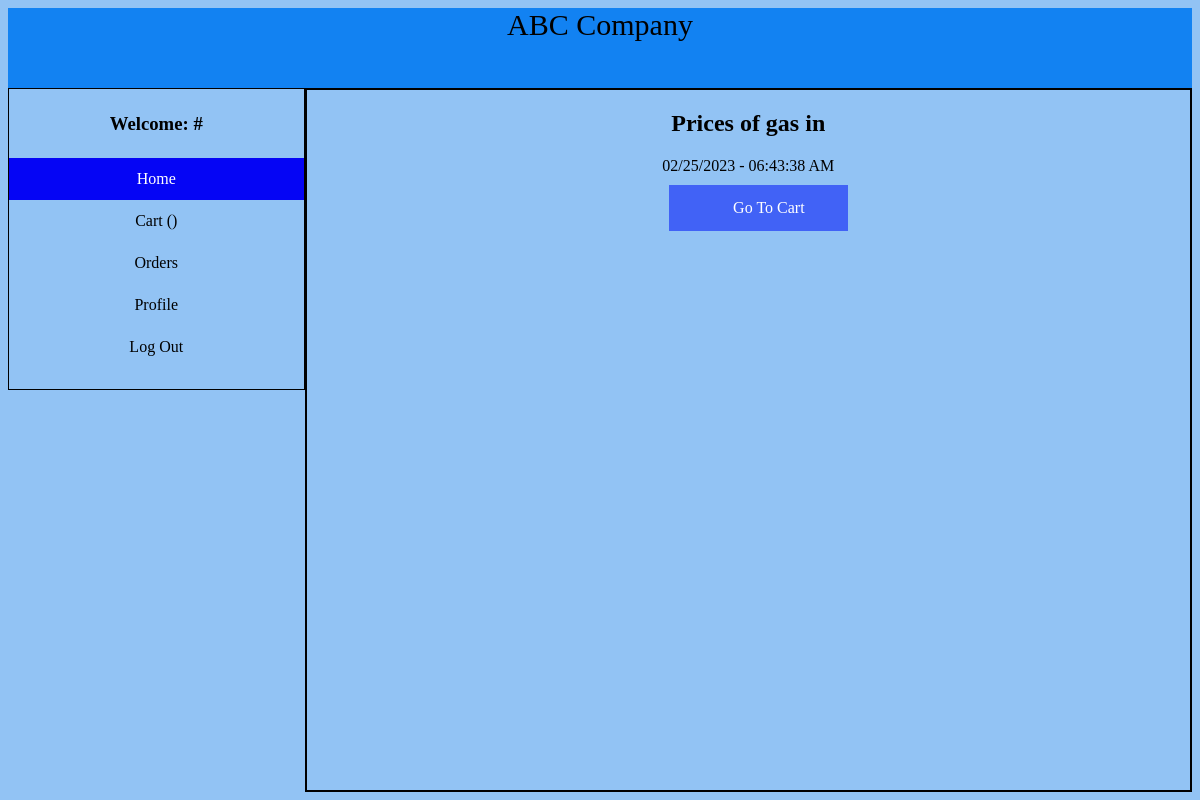
/dashboard.php, run on an earlier commit of the app's database.
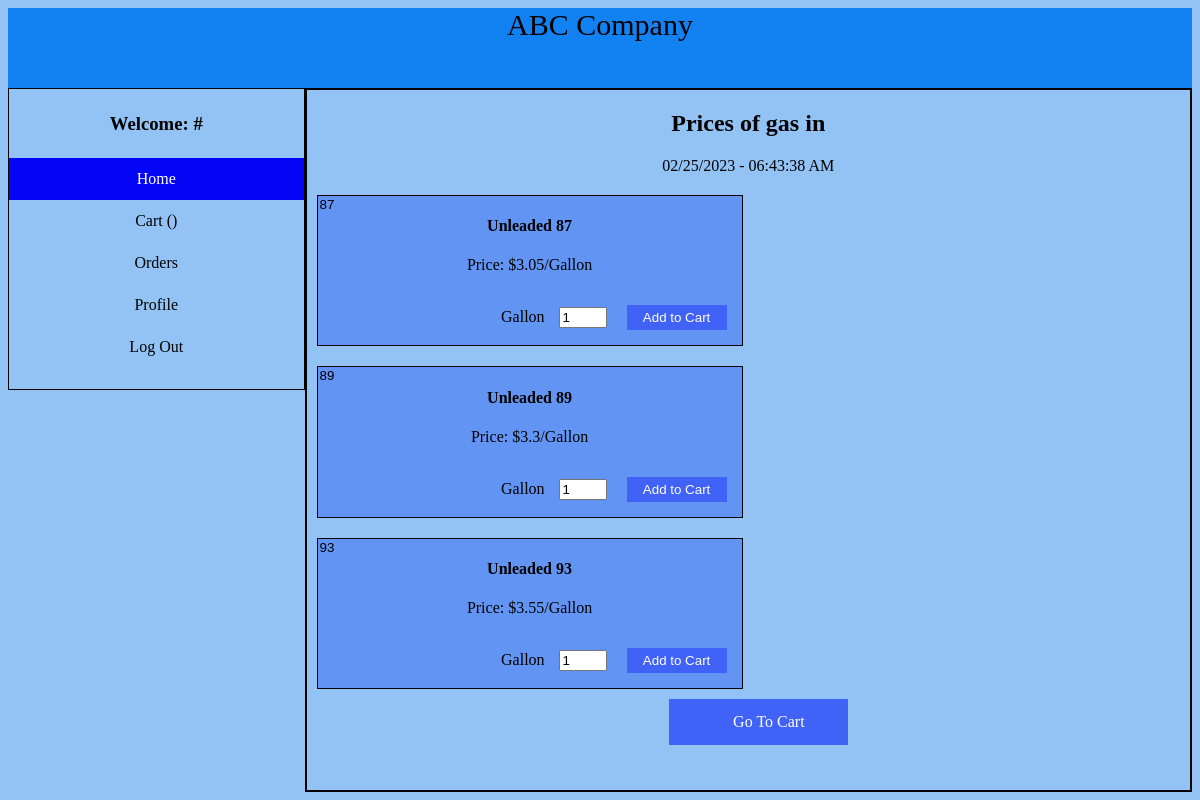
And on a later commit of the database.
### tables this page shows
CREATE TABLE `products` (
  `product_id` int(11) NOT NULL,
  `product_name` text NOT NULL,
  `product_price` double NOT NULL,
  `image_id` int(11) NOT NULL
);

### dashboard.php (the view, shortened to what this page needs)
<?php
require 'connect.php';
$name = "#";
?>
<!DOCTYPE html>
<html>
<head>
    <link rel="stylesheet" href="CSS/dashboard.css">
    <link rel="stylesheet" href="CSS/dashboard_sup.css">
</head>
<body>
    <header id="company_name">
        ABC Company
    </header>
    <section id="section1">
        <div id="left_box">
            <div style="text-align:center; padding: 5px;"><label for=" name">
                    <h3><b>Welcome:</b>
                </label><?php echo $name ?></h3>
            </div>
            <div class=" vertical-menu">
                <a href="dashboard.php" class="active">Home</a>
                <a href="cart.php">Cart (<?php echo $_SESSION['numberOfOrder'] ?>)</a>
                <a href="orders.php">Orders</a>
                <a href="profile.php">Profile</a>
                <a href="logout_action.php">Log Out</a>
            </div>
        </div>
        <div id="right_box">
            <h2 style="text-align: center;">Prices of gas in <?php echo $_SESSION['location'] ?></h2>
            <div style=" text-align: center; margin: 10px;">
                <span id='ct7'></span>
            </div>
            <?php
            try {
                $sql2 = "SELECT * FROM products";
                $statement2 = $conn->query($sql2);
                $results2 = $statement2->fetchAll(PDO::FETCH_ASSOC);
                if ($results2) {
                    foreach ($results2 as $result2) {
                        $product_name = $result2['product_name'];
                        $product_price = $result2['product_price'];
                        $product_id = $result2['product_id'];
                        $html = '<form action="cart_function.php" method="POST"><input id="product_id" name="product_id" type="text" value="' . $product_id . '" readonly="readonly"></input><h4>' . $product_name . '</h4>
                                <p>Price: $' . $product_price . '/Gallon</p><div id="buying"><a style="margin-right: 5px;">Gallon  </a><input id="gallon" name="quantity"  type="number" value="1" min="1"></input><button name="add_to_cart">Add to Cart</button></div></form>';
                        echo $html;
                    }
                }
            } catch (PDOException $error) {
                echo 'Connection fail!';
            }
            ?>
            <div style="width:90%; margin: auto; clear: both;">
                <ul>
                    <li><a href="cart.php">Go To Cart</a></li>
                </ul>
            </div>
        </div>
    </section>
</body>
</html>

### CSS/dashboard.css (style rules this page uses)
body { background-color: rgb(146, 195, 244); }
#company_name { text-align: center; font-size: 30px; height: 80px; background-color: rgb(18, 130, 242); }
#section1 { display: flex; }
#left_box { float: left; width: 25%; height: 300px; border: solid black 1px; }
#right_box { float: left; width: 75%; min-height: 700px; border: solid black 2px; }
.vertical-menu { text-align: center; }
.vertical-menu a { color: black; display: block; padding: 12px; text-decoration: none; }
.vertical-menu a.active { background-color: #0505f5; color: white; }

### CSS/dashboard_sup.css (style rules this page uses)
form { float: left; text-align: center; width: 48%; border: solid black 1px; background-color: rgb(97, 148, 243); margin: 10px; }
#buying { text-align: right; }
#gallon { width: 40px; margin: 5px; }
#product_id { float: left; text-align: center; width: 15px; border: none; background-color: rgb(97, 148, 243); }
button { display: inline-block; width: 100px; margin: 15px; padding: 5px; color: white; text-align: center; text-decoration: none; border: none; background-color: rgb(65, 98, 246); }
ul { width: 25%; list-style-type: none; margin: auto; padding: 0; overflow: hidden; }
li { text-align: center; width: 200px; background-color: rgb(65, 98, 246); margin-left: 20px; }
li a { display: block; color: white; text-align: center; padding: 14px 16px; text-decoration: none; }

What changed in the data, as far as the page shows it:
added products: product_id "87", product_name "Unleaded 87", product_price "3.05"
added products: product_id "89", product_name "Unleaded 89", product_price "3.3"
added products: product_id "93", product_name "Unleaded 93", product_price "3.55"
